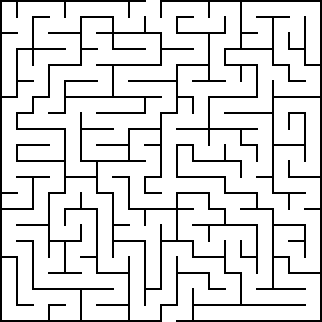
#> input picture Computer_Vision/Homework_CV/homework_1/task_1/maze1.png, 322 x 322 px
$ python Task_1.py
#> lines starting #> are read from the running program, lines starting #| are printed output that depends on the picture; after the words box and inside, x2 and y2 are one past the last pixel; in counts of white or black regions, pixels touching at a corner belong together
import cv2
import numpy as np
import matplotlib.pyplot as plt
from time import time
from collections import deque

np.set_printoptions(threshold=np.inf)

def simplify(image: np.ndarray, block_side: int) -> np.ndarray:
    height, width = image.shape[0:2]

    indices = []
    for k in range(height // block_side):
        indices.append(block_side * k)
        indices.append((block_side - 1) + block_side * k)
    indices.append(image.shape[0] - 1)
    indices = sorted(indices)
    res_image = image[indices, :]

    indices = []
    for k in range(width // block_side):
        indices.append(block_side * k)
        indices.append((block_side - 1) + block_side * k)
    indices.append(image.shape[1] - 1)
    indices = sorted(indices)
    res_image = res_image[:, indices]

    return res_image

def find_opening_on_side(image: np.ndarray, side: int) -> tuple:
    height, width = image.shape[0:2]

    if side == 1 or side == 3:
        if side == 1:
            for i in range(width):
                if image[0][i] == 255:
                    return 0, i
        else:
            for i in range(width):
                if image[height - 1][i] == 255:
                    return height - 1, i
    else:
        if side == 2:
            for i in range(height):
                if image[i][0] == 255:
                    return i, 0
        else:
            for i in range(height):
                if image[i][width - 1] == 255:
                    return i, width - 1

def find_path(matrix: np.ndarray, start: tuple, end: tuple) -> list:
    n = len(matrix)
    visited = [[False for _ in range(n)] for _ in range(n)]
    parent = {}
    directions = [(-1, 0), (1, 0), (0, -1), (0, 1)]

    queue = deque()
    queue.append(start)
    visited[start[0]][start[1]] = True

    while queue:
        current = queue.popleft()
        if current == end:
            break

        for dx, dy in directions:
            x = current[0] + dx
            y = current[1] + dy
            if 0 <= x < n and 0 <= y < n:
                if matrix[x][y] == 255 and not visited[x][y]:
                    visited[x][y] = True
                    parent[(x, y)] = current
                    queue.append((x, y))

    path = []
    current = end
    while current != start:
        path.append(current)
        current = parent[current]
    path.append(start)
    path.reverse()

    return path

def plot_maze_path(image):
    block_side = 16
    res_image = simplify(image, block_side)
    height, width = res_image.shape[0:2]

    start = find_opening_on_side(res_image, 1)
    end = find_opening_on_side(res_image, 3)

    path = find_path(res_image, start, end)
    for point in path:
        res_image[point[0]][point[1]] = 150

    fig, axs = plt.subplots(1, 2, figsize=(12, 9))
    ax1, ax2 = axs

    ax1.set_title('Исходное изображение', fontsize=15)
    ax1.imshow(image, cmap='gray')
    ax2.set_title('Путь от входа до выхода', fontsize=15)
    ax2.imshow(res_image, cmap='gray')

    plt.show()


image = cv2.imread('task_1/maze1.png')
#> image is the input picture: shape (322, 322, 3); 86.4% white; black in thin lines or dots
image = cv2.cvtColor(image, cv2.COLOR_BGR2GRAY)
#> image: shape (322, 322); 86.4% white; black in thin lines or dots

plot_maze_path(image)
#> in simplify, `res_image = image[indices, :]`:
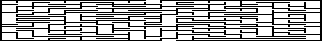
#> res_image: shape (41, 322); 65.6% white; black in thin lines or dots
#> in simplify, `res_image = res_image[:, indices]`:
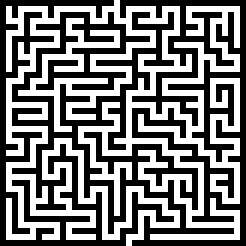
#> res_image: shape (41, 41) (shown 6 times larger); 47.7% white in thin lines or dots
#> in plot_maze_path, `start = find_opening_on_side(res_image, 1)`: start = (0, 19)
#> in plot_maze_path, `end = find_opening_on_side(res_image, 3)`: end = (40, 21)
#> in find_path, `n = len(matrix)`: n = 41
#> after the loop in find_path, `while queue:`: parent = 800 items; visited = 41 items
#> in find_path, `current = end`: current = (40, 21)
#> the loop in find_path, `while current != start:` made 182 passes
#> current on passes 1 to 3: (39, 21), (39, 22), (39, 23)
#> after the loop in find_path, `while current != start:`: path = 182 pairs, first value 1 to 40, second value 1 to 29
#> in plot_maze_path, `path = find_path(res_image, start, end)`: path = 183 pairs, first value 0 to 40, second value 1 to 29
#> the loop in plot_maze_path, `for point in path:` made 183 passes
#> point on passes 1 to 3: (0, 19), (1, 19), (1, 18)
#> after the loop in plot_maze_path, `for point in path:`:
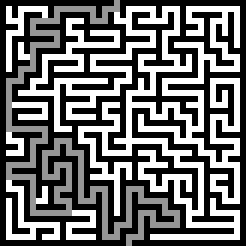
#> res_image: shape (41, 41) (shown 6 times larger); 10.89% of pixels changed, all inside (x1, y1, x2, y2) = (1, 0, 30, 41)
#> in plot_maze_path, `plt.show()`:
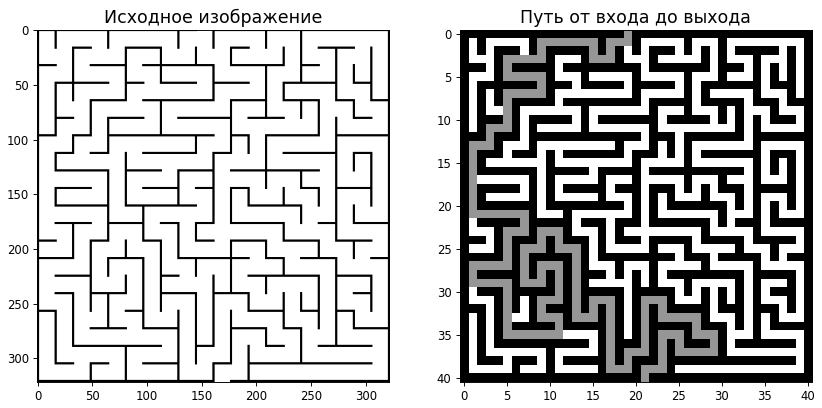
#> figure drawn by matplotlib, 2 panels

$ run again, with Computer_Vision/Homework_CV/homework_1/task_1/maze5.png copied over Computer_Vision/Homework_CV/homework_1/task_1/maze1.png
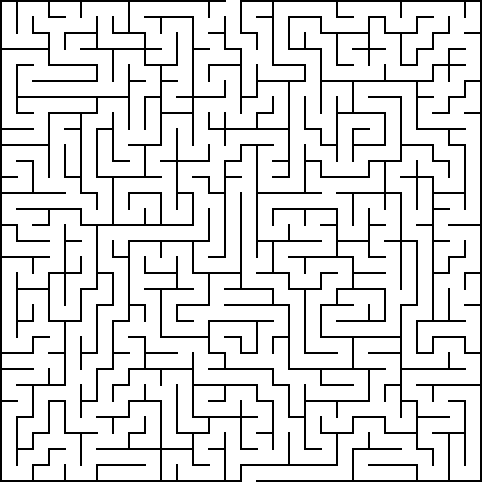
#> input picture Computer_Vision/Homework_CV/homework_1/task_1/maze5.png, 482 x 482 px
#> image is the input picture: shape (482, 482, 3); 86.8% white; black in thin lines or dots
#> image: shape (482, 482); 86.8% white; black in thin lines or dots
#> start = (0, 29)
#> end = (60, 31)
#> n = 61
#> after the loop in find_path, `while queue:`: parent = 1672 items; visited = 61 items
#> in find_path, `current = end`: current = (60, 31)
#> the loop in find_path, `while current != start:` made 250 passes
#> current on passes 1 to 3: (59, 31), (59, 32), (59, 33)
#> after the loop in find_path, `while current != start:`: path = 250 pairs, first value 1 to 60, second value 25 to 59
#> in plot_maze_path, `path = find_path(res_image, start, end)`: path = 251 pairs, first value 0 to 60, second value 25 to 59
#> the loop in plot_maze_path, `for point in path:` made 251 passes
#> point on passes 1 to 3: (0, 29), (1, 29), (1, 28)
#> after the loop in plot_maze_path, `for point in path:`:
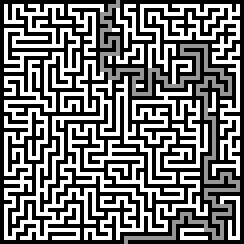
#> res_image: shape (61, 61) (shown 4 times larger); min 0, max 255, mean 116.3
#> in plot_maze_path, `plt.show()`:
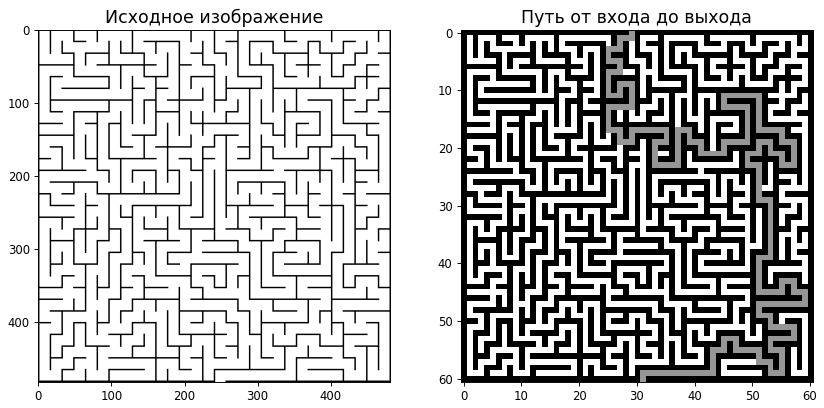
#> figure drawn by matplotlib, 2 panels
